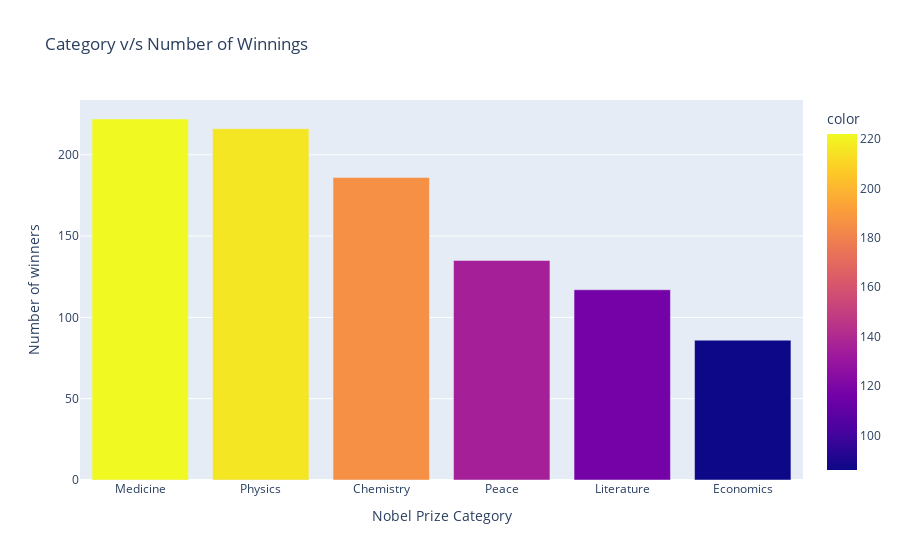

The notebook cell saved with this chart:
### Markdown cell above
# Number of Prizes per Category

**Challenge**: 
* In how many categories are prizes awarded? 
* Create a plotly bar chart with the number of prizes awarded by category. 
* Use the color scale called `Aggrnyl` to colour the chart, but don't show a color axis.
* Which category has the most number of prizes awarded? 
* Which category has the fewest number of prizes awarded?

### Code cell
category_data = df_data.category.value_counts()

v_bar = px.bar(
    data_frame=category_data, 
    x=category_data.index,
    y=category_data.values, 
    title="Category v/s Number of Winnings",
    color=category_data.values
    )

v_bar.update_layout(
    xaxis_title="Nobel Prize Category", 
    yaxis_title="Number of winners",
    
)

v_bar.show()

### Figure 1 — Plotly figure (JSON) as saved in the notebook; plotly's stock layout.template omitted (floating-point values rounded to 4 significant figures)
{"data": [{"alignmentgroup": "True", "hovertemplate": "category=%{x}<br>y=%{y}<br>color=%{marker.color}<extra></extra>", "legendgroup": "", "marker": {"color": [222, 216, 186, 135, 117, 86], "coloraxis": "coloraxis", "pattern": {"shape": ""}}, "name": "", "offsetgroup": "", "orientation": "v", "showlegend": false, "textposition": "auto", "type": "bar", "x": ["Medicine", "Physics", "Chemistry", "Peace", "Literature", "Economics"], "xaxis": "x", "y": [222, 216, 186, 135, 117, 86], "yaxis": "y"}], "layout": {"barmode": "relative", "coloraxis": {"colorbar": {"title": {"text": "color"}}, "colorscale": [[0, "#0d0887"], [0.1111, "#46039f"], [0.2222, "#7201a8"], [0.3333, "#9c179e"], [0.4444, "#bd3786"], [0.5556, "#d8576b"], [0.6667, "#ed7953"], [0.7778, "#fb9f3a"], [0.8889, "#fdca26"], [1, "#f0f921"]]}, "legend": {"tracegroupgap": 0}, "title": {"text": "Category v/s Number of Winnings"}, "xaxis": {"anchor": "y", "domain": [0, 1], "title": {"text": "Nobel Prize Category"}}, "yaxis": {"anchor": "x", "domain": [0, 1], "title": {"text": "Number of winners"}}}}
